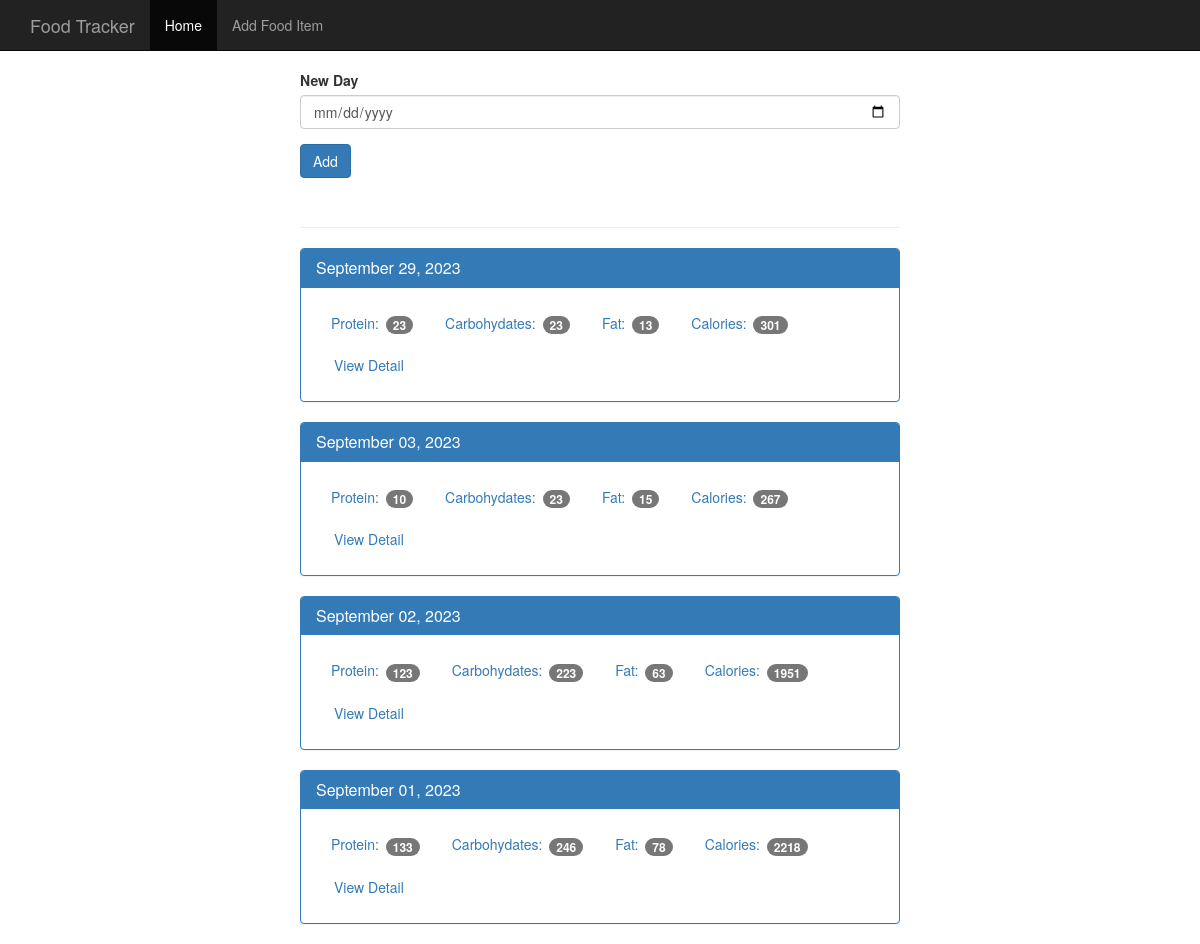
The page / on the database its author committed.
### tables this page shows
CREATE TABLE log_date (
    id integer primary key autoincrement,
    entry_date date not null
);

### app.py (the view)
@app.route('/', methods=['POST', 'GET'])
def index():
    db = get_db()
    if request.method == 'POST':
        date = request.form['date']
        dt = datetime.strptime(date, '%Y-%m-%d')
        database_date = datetime.strftime(dt, '%Y%m%d')
        db.execute('insert into log_date (entry_date) values (?)', [database_date])
        db.commit()
    cur = db.execute('select log_date.entry_date, sum(food.protein) as protein, sum(food.carbohydrates) as carbohydrates, sum(food.fat) as fat, sum(food.calories) as calories from log_date join food_date on food_date.log_date_id = log_date.id join food on food.id = food_date.food_id group by log_date.id order by log_date.entry_date desc')
    results = cur.fetchall()
    date_results = []
    for i in results:
        single_date = {}
        single_date['entry_date'] = i['entry_date']
        single_date['protein'] = i['protein']
        single_date['carbohydrates'] = i['carbohydrates']
        single_date['fat'] = i['fat']
        single_date['calories'] = i['calories']
        d = datetime.strptime(str(i['entry_date']), '%Y%m%d')
        single_date['pretty_date'] = datetime.strftime(d, '%B %d, %Y')
        date_results.append(single_date)
    return render_template('home.html', results=date_results)

### app.py (called while the page is built)
def connect_db():
    sql = sqlite3.connect('food_log.db')
    sql.row_factory = sqlite3.Row
    return sql

def get_db():
    if not hasattr(g, 'sqlite3_db'):
        g.sqlite_db = connect_db()
    return g.sqlite_db

### templates/home.html (shortened to what this page needs)
<!DOCTYPE html>
<html lang="en">
  <head>
    <link href="{{ url_for('static', filename='bootstrap.min.css')}}" rel="stylesheet">
    <link href="{{ url_for('static', filename='theme.css') }}" rel="stylesheet">
  </head>
  <body>
    <nav class="navbar navbar-inverse navbar-fixed-top">
      <div class="container">
        <div class="navbar-header">
          <a class="navbar-brand" href="{{ url_for('index') }}">Food Tracker</a>
        </div>
        <div id="navbar" class="navbar-collapse collapse">
          <ul class="nav navbar-nav">
            <li class="active"><a href="{{ url_for('index') }}">Home</a></li>
            <li><a href="{{ url_for('food') }}">Add Food Item</a></li>
          </ul>
        </div>
      </div>
    </nav>
    <div class="container theme-showcase col-sm-6 col-sm-offset-3" role="main">
      <div class="row">
        <div>
          <form method="POST" action="/">
            <div class="form-group">
              <label for="new-day">New Day</label>
              <input type="date" class="form-control" name="date" id="new-day">
            </div>
            <button type="submit" class="btn btn-primary">Add</button>
          </form>
          <div class="page-header"></div>
          {% for r in results %}
          <div class="panel panel-primary">
            <div class="panel-heading">
              <h3 class="panel-title">{{ r.pretty_date }}</h3>
            </div>
            <div class="panel-body">
              <ul class="nav nav-pills" role="tablist">
                <li><a>Protein: <span class="badge">{{ r.protein }}</span></a></li>
                <li><a>Carbohydates: <span class="badge">{{ r.carbohydrates}}</span></a></li>
                <li><a>Fat: <span class="badge">{{ r.fat }}</span></a></li>
                <li><a>Calories: <span class="badge">{{ r.calories }}</span></a></li>
                <li><a href="{{ url_for('view', date=r.entry_date) }}" type="button" class="btn btn-link">View Detail</a></li>
              </ul>
            </div>
          </div>
          {% endfor %}
        </div>
      </div>
    </div>
  </body>
</html>

### static/theme.css (style rules this page uses)
body { padding-top: 70px; padding-bottom: 30px; }

### rows shown on the page
log_date: pretty_date "September 29, 2023", protein "23", carbohydrates "23", fat "13", calories "301"
log_date: pretty_date "September 03, 2023", protein "10", carbohydrates "23", fat "15", calories "267"
log_date: pretty_date "September 02, 2023", protein "123", carbohydrates "223", fat "63", calories "1951"
log_date: pretty_date "September 01, 2023", protein "133", carbohydrates "246", fat "78", calories "2218"
